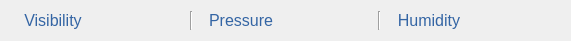
       <widget class="QWidget" name="layoutWidget3">
        <property name="geometry">
         <rect>
          <x>710</x>
          <y>350</y>
          <width>571</width>
          <height>32</height>
         </rect>
        </property>
        <layout class="QHBoxLayout" name="horizontalLayout_17">
         <item>
          <layout class="QHBoxLayout" name="horizontalLayout_18">
           <item>
            <widget class="QLabel" name="visibility_2">
             <property name="font">
              <font>
               <family>Yu Gothic UI</family>
               <pointsize>12</pointsize>
              </font>
             </property>
             <property name="styleSheet">
              <string notr="true">color: rgb(52, 101, 164);</string>
             </property>
             <property name="text">
              <string>Visibility</string>
             </property>
             <property name="alignment">
              <set>Qt::AlignCenter</set>
             </property>
            </widget>
           </item>
           <item>
            <widget class="QLabel" name="visibilityValue_2">
             <property name="font">
              <font>
               <family>Yu Gothic UI</family>
               <pointsize>12</pointsize>
              </font>
             </property>
             <property name="styleSheet">
              <string notr="true">color: rgb(52, 101, 164);</string>
             </property>
             <property name="text">
              <string/>
             </property>
             <property name="alignment">
              <set>Qt::AlignCenter</set>
             </property>
            </widget>
           </item>
          </layout>
         </item>
         <item>
          <widget class="Line" name="line_9">
           <property name="font">
            <font>
             <weight>75</weight>
             <bold>true</bold>
            </font>
           </property>
           <property name="styleSheet">
            <string notr="true">color: rgb(85, 255, 127);</string>
           </property>
           <property name="orientation">
            <enum>Qt::Vertical</enum>
           </property>
          </widget>
         </item>
         <item>
          <layout class="QHBoxLayout" name="horizontalLayout_19">
           <item>
            <widget class="QLabel" name="pressure_2">
             <property name="font">
              <font>
               <family>Yu Gothic UI</family>
               <pointsize>12</pointsize>
              </font>
             </property>
             <property name="styleSheet">
              <string notr="true">color: rgb(52, 101, 164);</string>
             </property>
             <property name="text">
              <string>Pressure</string>
             </property>
             <property name="alignment">
              <set>Qt::AlignCenter</set>
             </property>
            </widget>
           </item>
           <item>
            <widget class="QLabel" name="pressurevalue_2">
             <property name="font">
              <font>
               <family>Yu Gothic UI</family>
               <pointsize>12</pointsize>
              </font>
             </property>
             <property name="styleSheet">
              <string notr="true">color: rgb(52, 101, 164);</string>
             </property>
             <property name="text">
              <string/>
             </property>
             <property name="alignment">
              <set>Qt::AlignCenter</set>
             </property>
            </widget>
           </item>
          </layout>
         </item>
         <item>
          <widget class="Line" name="line_10">
           <property name="font">
            <font>
             <pointsize>10</pointsize>
             <weight>75</weight>
             <bold>true</bold>
            </font>
           </property>
           <property name="styleSheet">
            <string notr="true">color: rgb(85, 255, 127);</string>
           </property>
           <property name="orientation">
            <enum>Qt::Vertical</enum>
           </property>
          </widget>
         </item>
         <item>
          <layout class="QHBoxLayout" name="horizontalLayout_20">
           <item>
            <widget class="QLabel" name="humidity_2">
             <property name="font">
              <font>
               <family>Yu Gothic UI</family>
               <pointsize>12</pointsize>
              </font>
             </property>
             <property name="styleSheet">
              <string notr="true">color: rgb(52, 101, 164);</string>
             </property>
             <property name="text">
              <string>Humidity</string>
             </property>
             <property name="alignment">
              <set>Qt::AlignCenter</set>
             </property>
            </widget>
           </item>
           <item>
            <widget class="QLabel" name="humidityValue_2">
             <property name="font">
              <font>
               <family>Yu Gothic UI</family>
               <pointsize>12</pointsize>
              </font>
             </property>
             <property name="styleSheet">
              <string notr="true">color: rgb(52, 101, 164);</string>
             </property>
             <property name="text">
              <string/>
             </property>
             <property name="alignment">
              <set>Qt::AlignCenter</set>
             </property>
            </widget>
           </item>
          </layout>
         </item>
        </layout>
       </widget>
